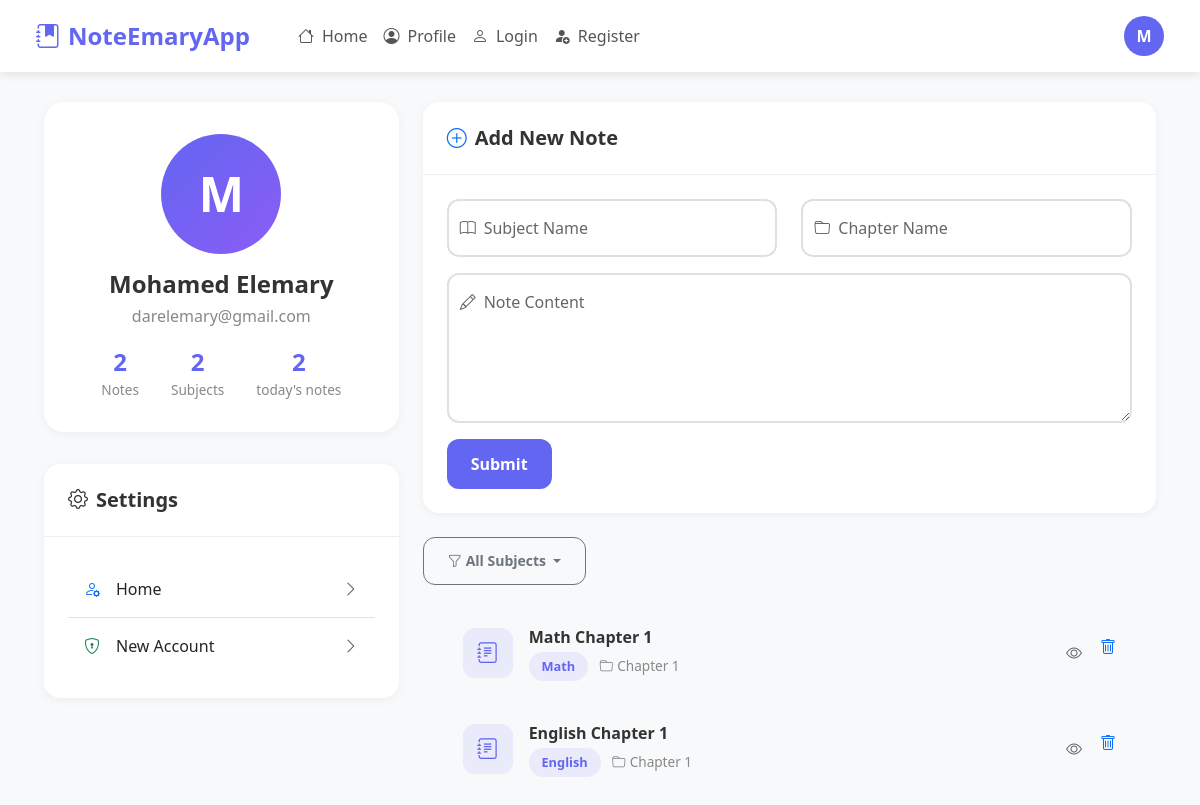
Screenshot of /user/profile (signed in) with the database file from the repository.
### app/auth/models/auth.py (models this page shows, shortened)
class register(db.Model):
    __tablename__='register'
    id = db.Column(db.Integer,primary_key=True)
    firstname = db.Column(db.Text)
    lastname = db.Column(db.Text)
    email = db.Column(db.Text,unique=True)
    password = db.Column(db.Text)
    notes=db.relationship('notes',backref='register')
    __table_args__ = (
        db.UniqueConstraint('email', name='uq_register_email'),
    )

class notes(db.Model):
    id = db.Column(db.Integer,primary_key=True)
    subject = db.Column(db.Text)
    chapter = db.Column(db.Text)
    content = db.Column(db.Text)
    foruser = db.Column(db.Integer,db.ForeignKey('register.id'))
    time = db.Column(db.Text)

### app/profile/views.py (the view, shortened to what this page needs)
@bp.route("/profile",methods=["POST","GET"])
def profile():
    form = addnotes()
    email = session['email']
    password= session['password']
    obj=register.query.filter_by(email=email,password=password).first()
    if obj:
        count = 0
        c=set()
        usernotes=notes.query.filter_by(foruser=obj.id).all()
        for i in usernotes:
            count+=1
            c.add(i.subject)
        countsub = 0
        for j in c:
            countsub+=1
        todaydate = str(datetime.datetime.today().date())
        results = db.session.query(notes).filter(notes.time.like(f"{todaydate}%"),notes.foruser==obj.id).all()
        counttodaynotes = 0
        for d in results:
            counttodaynotes+=1
        return render_template('profile.html',name=obj.firstname+" "+obj.lastname,notes=usernotes,email=email,form=form,count=count,countsub=countsub,todaynot=counttodaynotes,subjects=c)

### app/profile/forms/notes.py
class addnotes(FlaskForm):
    subject = StringField("Subject")
    chapter = StringField("Chapter")
    content = TextAreaField("Note Content")
    submit = SubmitField('Submit')

### app/profile/templates/profile/profile.html (shortened to what this page needs)
<!DOCTYPE html>
<html lang="en">
<head>
    <link href="https://cdn.jsdelivr.net/npm/bootstrap@5.3.2/dist/css/bootstrap.min.css" rel="stylesheet">
    <link rel="stylesheet" href="https://cdn.jsdelivr.net/npm/bootstrap-icons@1.11.1/font/bootstrap-icons.css">
</head>
<body>
    <nav class="navbar navbar-expand-lg fixed-top">
        <div class="container-fluid">
            <a class="navbar-brand" href="/user/dashboard">
                <i class="bi bi-journal-bookmark-fill"></i>NoteEmaryApp
            </a>
            <div class="collapse navbar-collapse" id="navbarNav">
                <ul class="navbar-nav me-auto ms-4">
                    <li class="nav-item">
                        <a class="nav-link" href="/user/dashboard">
                            <i class="bi bi-house"></i>Home
                        </a>
                    </li>
                    <li class="nav-item">
                        <a class="nav-link" href="/user/profile">
                            <i class="bi bi-person-circle"></i>Profile
                        </a>
                    </li>
                    <li class="nav-item">
                        <a class="nav-link" href="/auth/login">
                            <i class="bi bi-person"></i>Login
                        </a>
                    </li>
                    <li class="nav-item">
                        <a class="nav-link" href="/auth/register">
                            <i class="bi bi-person-fill-add"></i>Register
                        </a>
                    </li>
                </ul>
                <div class="d-flex align-items-center gap-3">
                    <div class="user-avatar">{{name[0]}}</div>
                </div>
            </div>
        </div>
    </nav>
    <div class="main-content">
        <div class="container-fluid">
            <div class="row">
                <div class="col-lg-4">
                    <div class="profile-header text-center">
                        <div class="profile-avatar mx-auto">
                            {{name[0]}}
                        </div>
                        <h4 class="profile-name">{{name}}</h4>
                        <p class="profile-email">{{email}}</p>
                        <div class="profile-stats">
                            <div class="profile-stat">
                                <div class="profile-stat-number">{{count}}</div>
                                <div class="profile-stat-label">Notes</div>
                            </div>
                            <div class="profile-stat">
                                <div class="profile-stat-number">{{countsub}}</div>
                                <div class="profile-stat-label">Subjects</div>
                            </div>
                            <div class="profile-stat">
                                <div class="profile-stat-number">{{todaynot}}</div>
                                <div class="profile-stat-label">today's notes</div>
                            </div>
                        </div>
                    </div>
                    <div class="card">
                        <div class="card-header">
                            <h5><i class="bi bi-gear me-2"></i>Settings</h5>
                        </div>
                        <div class="card-body">
                            <div class="list-group list-group-flush">
                                <a href="/user/dashboard" class="list-group-item list-group-item-action d-flex align-items-center py-3">
                                    <i class="bi bi-person-gear me-3 text-primary"></i>
                                    <span>Home</span>
                                    <i class="bi bi-chevron-right ms-auto text-muted"></i>
                                </a>
                                <a href="/auth/register" class="list-group-item list-group-item-action d-flex align-items-center py-3">
                                    <i class="bi bi-shield-lock me-3 text-success"></i>
                                    <span>New Account</span>
                                    <i class="bi bi-chevron-right ms-auto text-muted"></i>
                                </a>
                            </div>
                        </div>
                    </div>
                </div>
                <div class="col-lg-8">
                    <div class="card mb-4" id="addNote">
                        <div class="card-header">
                            <h5><i class="bi bi-plus-circle me-2 text-primary"></i>Add New Note</h5>
                        </div>
                        <div class="card-body">
                            <form id="addNoteForm" method="POST">
                                <div class="row">
                                    <div class="col-md-6">
                                        <div class="form-floating">
                                            {{form.subject(class="form-control" ,id="subjectName" ,placeholder="Subject Name" ,required=True)}}
                                            <label for="subjectName">Subject Name</label>
                                        </div>
                                    </div>
                                    <div class="col-md-6">
                                        <div class="form-floating">
                                            {{form.chapter(class="form-control" ,id="chapterName", placeholder="Chapter Name", required=True)}}
                                            <label for="chapterName">Chapter Name</label>
                                        </div>
                                    </div>
                                </div>
                                <div class="form-floating">
                                    {{form.content(class="form-control" ,id="noteContent" ,placeholder="Write your note here..." ,style="height: 150px;" ,required=True)}}
                                    <label for="noteContent">Note Content</label>
                                </div>
                                <div class="d-flex gap-2">
                                    {{form.submit(class="btn btn-primary")}}
                                </div>
                            </form>
                        </div>
                    </div>
                    <div class="dropdown">
                    <button class="btn btn-outline-secondary btn-sm dropdown-toggle" type="button" data-bs-toggle="dropdown">
                        <i class="bi bi-funnel me-1"></i><span id="currentFilter">All Subjects</span>
                    </button>
                </div>
                        <div class="card-body">
    <div id="notesList">
        {% for i in notes %}
        <div class="note-item" data-subject="{{ i.subject.lower() }}">
            <div class="note-icon">
                <i class="bi bi-journal-text"></i>
            </div>
            <div class="note-content">
                <div class="note-title">{{i.subject}} {{i.chapter}}</div>
                <div class="note-meta">
                    <span class="subject-tag math">{{i.subject}}</span>
                    <i class="bi bi-folder me-1"></i>{{i.chapter}}
                </div>
            </div>
            <div class="note-actions">
                <button
                    title="View"
                    data-bs-toggle="modal"
                    data-bs-target="#viewNoteModal"
                    data-subject="{{ i.subject }}"
                    data-chapter="{{ i.chapter }}"
                    data-content="{{ i.content }}"
                    onclick="viewNote(this.dataset.subject+' '+this.dataset.chapter,this.dataset.subject, this.dataset.chapter, this.dataset.content)">
                    <i class="bi bi-eye"></i>
                </button>
                <a class="delete" title="Delete" href="/user/profile/delete/{{i.id}}">
                    <i class="bi bi-trash"></i>
                </a>
            </div>
        </div>
        {% endfor %}
    </div>
</div>
                    </div>
                </div>
            </div>
        </div>
</body>
</html>

### app/profile/templates/profile/profile.html (style rules this page uses)
:root { --primary-color: #6366f1; --primary-hover: #4f46e5; --sidebar-width: 260px; }
body { font-family: 'Segoe UI', Tahoma, Geneva, Verdana, sans-serif; background: #f8f9fa; }
.navbar { background: white; box-shadow: 0 2px 10px rgba(0, 0, 0, 0.1); padding: 0.8rem 1.5rem; }
.navbar-brand { font-weight: 700; color: var(--primary-color); font-size: 1.5rem; }
.navbar-brand i { margin-right: 0.5rem; }
.nav-link { color: #555; font-weight: 500; padding: 0.5rem 1rem; border-radius: 8px; transition: all 0.3s ease; }
.nav-link i { margin-right: 0.5rem; }
.user-avatar { width: 40px; height: 40px; border-radius: 50%; background: var(--primary-color); color: white; display: flex; align-items: center; justify-content: center; font-weight: 600; cursor: pointer; transition: all 0.3s ease; }
.main-content { padding: 2rem; margin-top: 70px; }
.profile-header { background: white; border-radius: 20px; padding: 2rem; box-shadow: 0 2px 10px rgba(0, 0, 0, 0.05); margin-bottom: 2rem; }
.profile-avatar { width: 120px; height: 120px; border-radius: 50%; background: linear-gradient(135deg, var(--primary-color) 0%, #8b5cf6 100%); color: white; display: flex; align-items: center; justify-content: center; font-size: 3rem; font-weight: 700; margin-bottom: 1rem; position: relative; }
.profile-name { font-weight: 700; color: #333; margin-bottom: 0.3rem; }
.profile-email { color: #888; margin-bottom: 1rem; }
.profile-stats { display: flex; gap: 2rem; justify-content: center; }
.profile-stat { text-align: center; }
.profile-stat-number { font-weight: 700; font-size: 1.5rem; color: var(--primary-color); }
.profile-stat-label { color: #888; font-size: 0.85rem; }
.card { background: white; border-radius: 16px; border: none; box-shadow: 0 2px 10px rgba(0, 0, 0, 0.05); }
.card-header { background: transparent; border-bottom: 1px solid #eee; padding: 1.5rem; }
.card-header h5 { font-weight: 700; color: #333; margin: 0; }
.card-body { padding: 1.5rem; }
.form-floating { margin-bottom: 1rem; }
.form-floating input, .form-floating textarea, .form-floating select { border-radius: 12px; border: 2px solid #e0e0e0; transition: all 0.3s ease; }
.form-floating label { color: #666; }
.btn-primary { background: var(--primary-color); border: none; border-radius: 12px; padding: 0.8rem 1.5rem; font-weight: 600; transition: all 0.3s ease; }
.btn-outline-secondary { border-radius: 12px; padding: 0.8rem 1.5rem; font-weight: 600; }
.note-item { display: flex; align-items: center; padding: 1rem; border-radius: 12px; transition: all 0.3s ease; margin-bottom: 0.5rem; }
.note-icon { width: 50px; height: 50px; border-radius: 12px; background: rgba(99, 102, 241, 0.1); color: var(--primary-color); display: flex; align-items: center; justify-content: center; font-size: 1.3rem; margin-right: 1rem; }
.note-content { flex: 1; }
.note-title { font-weight: 600; color: #333; margin-bottom: 0.2rem; }
.note-meta { color: #888; font-size: 0.85rem; }
.note-actions { display: flex; gap: 0.5rem; }
.note-actions button { width: 36px; height: 36px; border-radius: 8px; border: none; background: transparent; color: #666; display: flex; align-items: center; justify-content: center; transition: all 0.3s ease; }
.subject-tag { display: inline-block; padding: 0.3rem 0.8rem; border-radius: 20px; font-size: 0.8rem; font-weight: 600; margin-right: 0.5rem; }
.subject-tag.math { background: rgba(99, 102, 241, 0.1); color: var(--primary-color); }

### rows the page displays
register: email "darelemary@gmail.com"
notes: subject "Math", chapter "Chapter 1"
notes: subject "English", chapter "Chapter 1"

### other values shown
{{ name[0] }} "M"
{{ name }} "Mohamed Elemary"
{{ count }} "2"
{{ countsub }} "2"
{{ todaynot }} "2"
